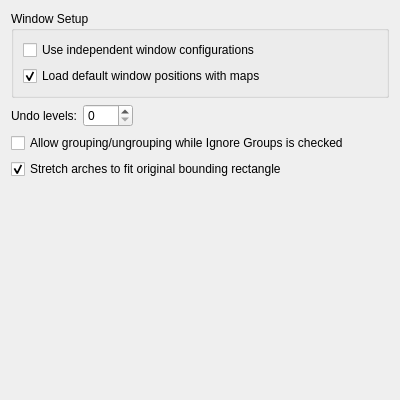
<?xml version="1.0" encoding="UTF-8"?>
<ui version="4.0">
 <class>OptionsPageGeneral</class>
 <widget class="QWidget" name="OptionsPageGeneral">
  <property name="geometry">
   <rect>
    <x>0</x>
    <y>0</y>
    <width>400</width>
    <height>400</height>
   </rect>
  </property>
  <property name="windowTitle">
   <string>Form</string>
  </property>
  <layout class="QVBoxLayout" name="verticalLayout">
   <item>
    <widget class="QGroupBox" name="groupBox">
     <property name="title">
      <string>Window Setup</string>
     </property>
     <layout class="QVBoxLayout" name="verticalLayout_2">
      <item>
       <widget class="QCheckBox" name="checkBox">
        <property name="text">
         <string>Use independent window configurations</string>
        </property>
       </widget>
      </item>
      <item>
       <widget class="QCheckBox" name="checkBox_2">
        <property name="text">
         <string>Load default window positions with maps</string>
        </property>
        <property name="checked">
         <bool>true</bool>
        </property>
       </widget>
      </item>
     </layout>
    </widget>
   </item>
   <item>
    <layout class="QHBoxLayout" name="horizontalLayout">
     <item>
      <widget class="QLabel" name="label">
       <property name="sizePolicy">
        <sizepolicy hsizetype="Minimum" vsizetype="Preferred">
         <horstretch>0</horstretch>
         <verstretch>0</verstretch>
        </sizepolicy>
       </property>
       <property name="text">
        <string>Undo levels:</string>
       </property>
      </widget>
     </item>
     <item>
      <widget class="QSpinBox" name="spinBox">
       <property name="minimumSize">
        <size>
         <width>50</width>
         <height>0</height>
        </size>
       </property>
      </widget>
     </item>
     <item>
      <spacer name="horizontalSpacer">
       <property name="orientation">
        <enum>Qt::Horizontal</enum>
       </property>
       <property name="sizeHint" stdset="0">
        <size>
         <width>0</width>
         <height>20</height>
        </size>
       </property>
      </spacer>
     </item>
    </layout>
   </item>
   <item>
    <widget class="QCheckBox" name="checkBox_3">
     <property name="text">
      <string>Allow grouping/ungrouping while Ignore Groups is checked</string>
     </property>
    </widget>
   </item>
   <item>
    <widget class="QCheckBox" name="checkBox_4">
     <property name="text">
      <string>Stretch arches to fit original bounding rectangle</string>
     </property>
     <property name="checked">
      <bool>true</bool>
     </property>
    </widget>
   </item>
   <item>
    <spacer name="verticalSpacer">
     <property name="orientation">
      <enum>Qt::Vertical</enum>
     </property>
     <property name="sizeHint" stdset="0">
      <size>
       <width>20</width>
       <height>0</height>
      </size>
     </property>
    </spacer>
   </item>
  </layout>
 </widget>
 <resources/>
 <connections/>
</ui>
